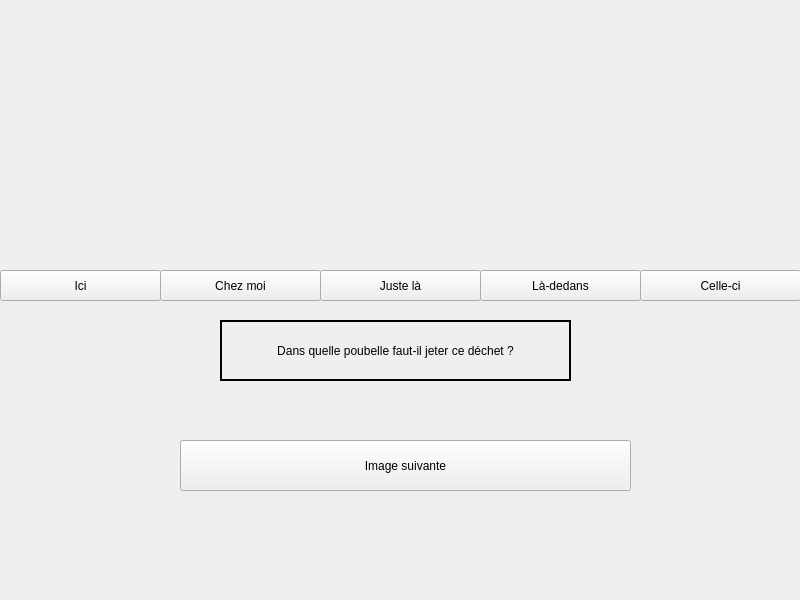
<?xml version="1.0" encoding="UTF-8"?>
<ui version="4.0">
 <class>Trie_dechets</class>
 <widget class="QWidget" name="Trie_dechets">
  <property name="geometry">
   <rect>
    <x>0</x>
    <y>0</y>
    <width>800</width>
    <height>600</height>
   </rect>
  </property>
  <property name="minimumSize">
   <size>
    <width>800</width>
    <height>600</height>
   </size>
  </property>
  <property name="maximumSize">
   <size>
    <width>800</width>
    <height>600</height>
   </size>
  </property>
  <property name="windowTitle">
   <string>Form</string>
  </property>
  <property name="autoFillBackground">
   <bool>false</bool>
  </property>
  <widget class="QLabel" name="yellowBin_picture">
   <property name="geometry">
    <rect>
     <x>0</x>
     <y>10</y>
     <width>160</width>
     <height>250</height>
    </rect>
   </property>
   <property name="text">
    <string/>
   </property>
   <property name="pixmap">
    <pixmap>../pictures/bin/picture_yellowBin.png</pixmap>
   </property>
   <property name="scaledContents">
    <bool>true</bool>
   </property>
  </widget>
  <widget class="QLabel" name="greenBin_picture">
   <property name="geometry">
    <rect>
     <x>160</x>
     <y>10</y>
     <width>160</width>
     <height>250</height>
    </rect>
   </property>
   <property name="text">
    <string/>
   </property>
   <property name="pixmap">
    <pixmap>../pictures/bin/picture_greenBin.png</pixmap>
   </property>
   <property name="scaledContents">
    <bool>true</bool>
   </property>
  </widget>
  <widget class="QLabel" name="blueBin_picture">
   <property name="geometry">
    <rect>
     <x>320</x>
     <y>10</y>
     <width>160</width>
     <height>250</height>
    </rect>
   </property>
   <property name="text">
    <string/>
   </property>
   <property name="pixmap">
    <pixmap>../pictures/bin/picture_blueBin.jpg</pixmap>
   </property>
   <property name="scaledContents">
    <bool>true</bool>
   </property>
  </widget>
  <widget class="QLabel" name="brownBin_picture">
   <property name="geometry">
    <rect>
     <x>480</x>
     <y>10</y>
     <width>160</width>
     <height>250</height>
    </rect>
   </property>
   <property name="text">
    <string/>
   </property>
   <property name="pixmap">
    <pixmap>../pictures/bin/picture_brownBin.jpg</pixmap>
   </property>
   <property name="scaledContents">
    <bool>true</bool>
   </property>
  </widget>
  <widget class="QLabel" name="compost_picture">
   <property name="geometry">
    <rect>
     <x>640</x>
     <y>10</y>
     <width>160</width>
     <height>250</height>
    </rect>
   </property>
   <property name="text">
    <string/>
   </property>
   <property name="pixmap">
    <pixmap>../pictures/bin/picture_compost.jpg</pixmap>
   </property>
   <property name="scaledContents">
    <bool>true</bool>
   </property>
  </widget>
  <widget class="QPushButton" name="yellowBin_pushButton">
   <property name="geometry">
    <rect>
     <x>0</x>
     <y>270</y>
     <width>161</width>
     <height>31</height>
    </rect>
   </property>
   <property name="text">
    <string>Ici</string>
   </property>
  </widget>
  <widget class="QPushButton" name="greenBin_pushButton">
   <property name="geometry">
    <rect>
     <x>160</x>
     <y>270</y>
     <width>161</width>
     <height>31</height>
    </rect>
   </property>
   <property name="text">
    <string>Chez moi</string>
   </property>
  </widget>
  <widget class="QPushButton" name="blueBin_pushButton">
   <property name="geometry">
    <rect>
     <x>320</x>
     <y>270</y>
     <width>161</width>
     <height>31</height>
    </rect>
   </property>
   <property name="text">
    <string>Juste là</string>
   </property>
  </widget>
  <widget class="QPushButton" name="brownBin_pushButton">
   <property name="geometry">
    <rect>
     <x>480</x>
     <y>270</y>
     <width>161</width>
     <height>31</height>
    </rect>
   </property>
   <property name="text">
    <string>Là-dedans</string>
   </property>
  </widget>
  <widget class="QPushButton" name="compost_pushButton">
   <property name="geometry">
    <rect>
     <x>640</x>
     <y>270</y>
     <width>161</width>
     <height>31</height>
    </rect>
   </property>
   <property name="text">
    <string>Celle-ci</string>
   </property>
  </widget>
  <widget class="QLabel" name="question">
   <property name="geometry">
    <rect>
     <x>220</x>
     <y>320</y>
     <width>351</width>
     <height>61</height>
    </rect>
   </property>
   <property name="contextMenuPolicy">
    <enum>Qt::NoContextMenu</enum>
   </property>
   <property name="frameShape">
    <enum>QFrame::WinPanel</enum>
   </property>
   <property name="frameShadow">
    <enum>QFrame::Plain</enum>
   </property>
   <property name="lineWidth">
    <number>1</number>
   </property>
   <property name="midLineWidth">
    <number>0</number>
   </property>
   <property name="text">
    <string>Dans quelle poubelle faut-il jeter ce déchet ?</string>
   </property>
   <property name="textFormat">
    <enum>Qt::AutoText</enum>
   </property>
   <property name="alignment">
    <set>Qt::AlignCenter</set>
   </property>
   <property name="wordWrap">
    <bool>false</bool>
   </property>
  </widget>
  <widget class="QLabel" name="current_obj">
   <property name="geometry">
    <rect>
     <x>240</x>
     <y>390</y>
     <width>311</width>
     <height>201</height>
    </rect>
   </property>
   <property name="text">
    <string/>
   </property>
   <property name="pixmap">
    <pixmap>../pictures/waste/0.jpg</pixmap>
   </property>
   <property name="scaledContents">
    <bool>true</bool>
   </property>
  </widget>
  <widget class="QLabel" name="result_message">
   <property name="geometry">
    <rect>
     <x>180</x>
     <y>150</y>
     <width>451</width>
     <height>291</height>
    </rect>
   </property>
   <property name="text">
    <string/>
   </property>
   <property name="pixmap">
    <pixmap>../pictures/picture_bravo.jpg</pixmap>
   </property>
   <property name="scaledContents">
    <bool>true</bool>
   </property>
  </widget>
  <widget class="QPushButton" name="next_pushButton">
   <property name="geometry">
    <rect>
     <x>180</x>
     <y>440</y>
     <width>451</width>
     <height>51</height>
    </rect>
   </property>
   <property name="text">
    <string>Image suivante</string>
   </property>
  </widget>
 </widget>
 <resources/>
 <connections/>
</ui>
